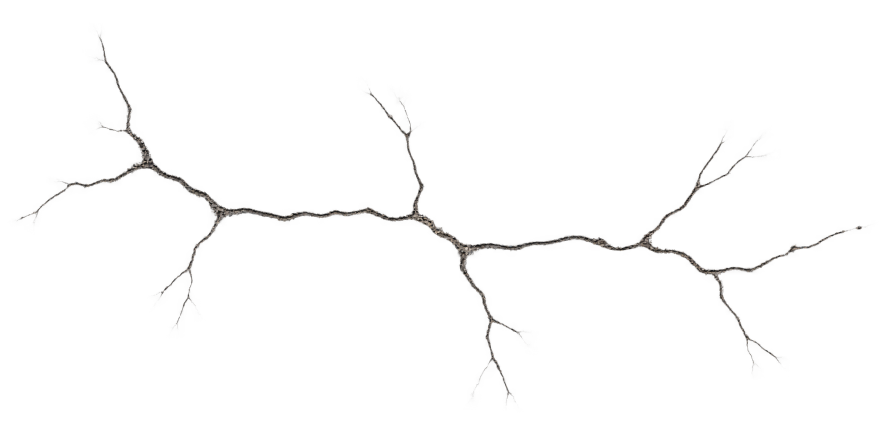
#> input picture assets/road/generated/concrete_crack_branch_ai_v2.png, 1774 x 887 px, given in place of Concrete047A_8K-PNG_Color.png, which was not available (shown at 1/2 size)
$ python branch_crack_fixture.py --output out.png
#> lines starting #> are read from the running program, lines starting #| are printed output that depends on the picture; after the words box and inside, x2 and y2 are one past the last pixel; in counts of white or black regions, pixels touching at a corner belong together; pictures that were not available may be replaced by others from this repository, and a replacement may not be noted
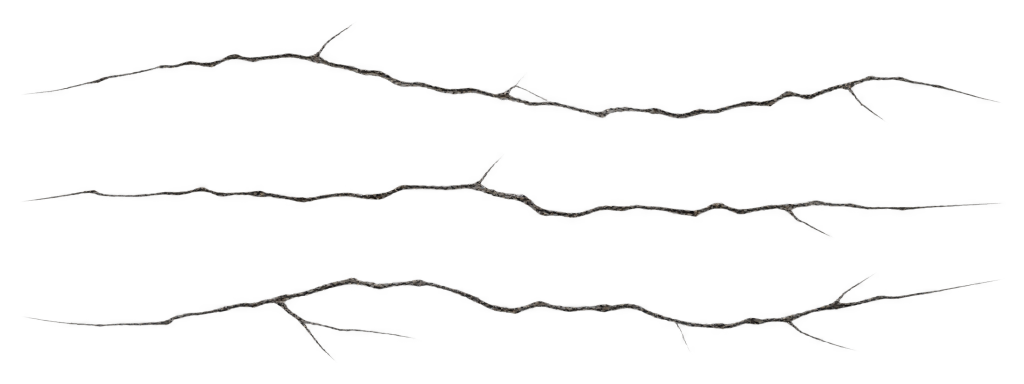
#> input picture assets/road/generated/concrete_cracks_ai_v1.png, 2048 x 768 px, given in place of Concrete047A_8K-PNG_NormalGL.png, which was not available (shown at 1/2 size)
### tools/concrete_quilt.py
# Copyright 2026 chubbyk-uu
# SPDX-License-Identifier: Apache-2.0
"""Low-resolution minimum-cut layout replayed at native texture scale.

Minimum-cut/overlap selection adapted from climbot_sim/tools/bake_wall_texture.py
(Apache-2.0). No dependency on the sibling checkout. This quilts the BACKGROUND,
never generates cracks. Full-resolution canvas is not allocated.
"""
import math
import json
from pathlib import Path
import cv2
import numpy as np

def minimum_cut(error):
    rows,columns=error.shape
    total=error.astype(np.float64).copy();back=np.zeros((rows,columns),np.int8)
    for row in range(1,rows):
        prev=total[row-1]
        options=np.vstack((np.r_[np.inf,prev[:-1]],prev,np.r_[prev[1:],np.inf]))
        choice=np.argmin(options,axis=0)
        back[row]=choice-1;total[row]+=options[choice,np.arange(columns)]
    seam=np.empty(rows,np.int32);seam[-1]=np.argmin(total[-1])
    for row in range(rows-2,-1,-1):seam[row]=seam[row+1]+back[row+1,seam[row+1]]
    return seam

class ConcreteQuilt:
    def __init__(self,source,lut,length,width,margin,source_width=2.1,seed=20260908,
                 guide_side=512,patch=320,overlap=96,candidates=32,feather=3,origin_x=0.):
#> called with lut = array of shape (256,), length = 5, width = 5, margin = 0, source_width = 2.1, seed = 20260908, guide_side = 512, patch = 320
        if not 0<overlap<patch<=guide_side or source_width<=0:
            raise ValueError('invalid quilting geometry')
        self.source=source;self.lut=lut;self.source_width=source_width
        self.guide_side=guide_side;self.patch=patch;self.overlap=overlap;self.seed=seed
        self.origin=(origin_x-margin,-width/2-margin)
        self.gsd=source_width/guide_side
        guide=cv2.resize(source,(guide_side,guide_side),interpolation=cv2.INTER_AREA)
        gray=lut[guide]@np.array([.2126,.7152,.0722],np.float32)
        self.guide_source=gray
        step=patch-overlap
        rows=max(1,math.ceil(((width+2*margin)/self.gsd-overlap)/step))
        cols=max(1,math.ceil(((length+2*margin)/self.gsd-overlap)/step))
        canvas=np.zeros((rows*step+overlap,cols*step+overlap),np.float32)
        rng=np.random.default_rng(seed);self.placements=[]
        for row in range(rows):
            for col in range(cols):
                top,left=row*step,col*step
                window=canvas[top:top+patch,left:left+patch]
                occupied=np.zeros((patch,patch),bool)
                if col:occupied[:,:overlap]=True
                if row:occupied[:overlap,:]=True
                offsets=rng.integers(0,guide_side-patch+1,size=(candidates,2))
                costs=[]
                for sy,sx in offsets:
                    delta=(gray[sy:sy+patch,sx:sx+patch]-window)[occupied]
                    costs.append(float(delta@delta))
                costs=np.array(costs);best=costs.min()
                pick=int(rng.choice(np.flatnonzero(costs<=best*1.1+1e-12)))
                sy,sx=map(int,offsets[pick]);block=gray[sy:sy+patch,sx:sx+patch]
                mask=np.ones((patch,patch),np.uint8)
                guard=min(overlap//4,math.ceil(feather*4)+1)
                if col:
                    error=(block[:,:overlap]-window[:,:overlap])**2
                    guard=min(overlap//4,math.ceil(feather*4)+1)
                    error[:,:guard]=np.inf;error[:,-guard:]=np.inf
                    cut=minimum_cut(error)
                    mask[:,:overlap]&=np.arange(overlap)[None,:]>=cut[:,None]
                if row:
                    error=((block[:overlap,:]-window[:overlap,:])**2).T
                    error[:,:guard]=np.inf;error[:,-guard:]=np.inf
                    cut=minimum_cut(error)
                    mask[:overlap,:]&=np.arange(overlap)[:,None]>=cut[None,:]
                alpha=cv2.GaussianBlur(mask.astype(np.float32),(0,0),feather,borderType=cv2.BORDER_REPLICATE) if feather else mask.astype(np.float32)
                alpha[~occupied]=1
                # Store quantized alpha, and use that exact alpha during layout/replay.
                alpha=np.uint8(np.clip(alpha*255+.5,0,255))
                af=alpha.astype(np.float32)/255
                window[:]=window*(1-af)+block*af
                self.placements.append(dict(top=top,left=left,sy=sy,sx=sx,alpha=alpha))
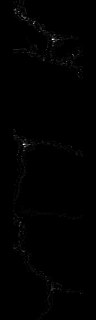
#> error: shape (320, 96) float32; 27.08% of the values are NaN or infinite; the others: min 0, max 0.361, mean 0.00224; drawn with min black, max white, NaN and infinite black
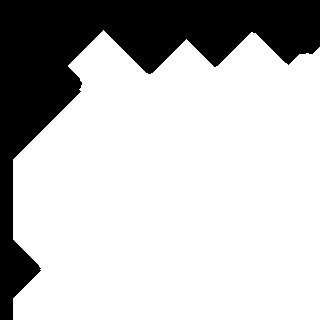
#> mask: shape (320, 320); values 0 (black) and 1 (white), 74.9% white; 1 black region, box (x1, y1, x2, y2) and area: (0, 0, 320, 320) 25703
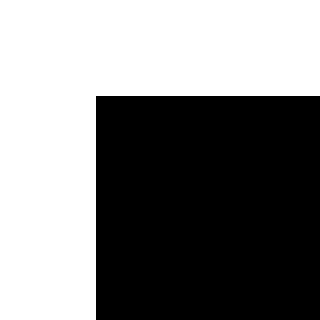
#> occupied: shape (320, 320) bool; 51% white; 1 black region, box (x1, y1, x2, y2) and area: (96, 96, 320, 320) 50176
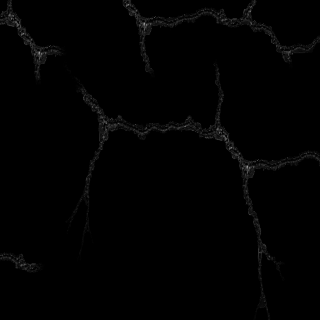
#> window: shape (320, 320) float32; min 0, max 0.601, mean 0.00719
#> after the loop, self.placements = 36 items
        self.guide=canvas
        self.feather=feather;self.candidates=candidates

    def sample(self,xs,ys,source=None,lut=None):
        # All PBR channels replay the exact color-derived placements and alpha masks.
        source=self.source if source is None else source
        lut=self.lut if lut is None else lut
        if source.shape!=self.source.shape:
            raise ValueError('quilt channels must share source dimensions and channels')
        xs=np.asarray(xs,dtype=np.float64);ys=np.asarray(ys,dtype=np.float64)
        gx=(xs-self.origin[0])/self.gsd
        gy=(ys-self.origin[1])/self.gsd
        if min(gx.min(),gy.min())<0 or gx.max()>=self.guide.shape[1] or gy.max()>=self.guide.shape[0]:
            raise ValueError('sampling outside quilt domain')
        rgb=np.zeros((len(ys),len(xs),3),np.float32)
        filled=np.zeros((len(ys),len(xs)),np.float32)
        ratio=self.source.shape[1]/self.guide_side
        for p in self.placements:
            xi=np.flatnonzero((gx>=p['left'])&(gx<p['left']+self.patch))
            yi=np.flatnonzero((gy>=p['top'])&(gy<p['top']+self.patch))
            if not len(xi) or not len(yi):continue
            sl=np.s_[yi[0]:yi[-1]+1,xi[0]:xi[-1]+1]
            # Pixel-centre convention is identical for guide and source.
            px,py=np.meshgrid(gx[xi]-p['left'],gy[yi]-p['top'])
            amx=np.float32(px-.5);amy=np.float32(py-.5)
            alpha=cv2.remap(p['alpha'],amx,amy,cv2.INTER_LINEAR,borderMode=cv2.BORDER_REPLICATE).astype(np.float32)/255
            # Never wrap a source border: each candidate lies wholly inside the source.
            u=np.float32((px+p['sx'])*ratio-.5)
            v=np.float32((py+p['sy'])*ratio-.5)
            color=cv2.remap(source,u,v,cv2.INTER_LINEAR,borderMode=cv2.BORDER_REPLICATE)
            rgb[sl]=rgb[sl]*(1-alpha[:,:,None])+lut[color]*alpha[:,:,None]
            filled[sl]=filled[sl]*(1-alpha)+alpha
        if np.any(filled<.99999):raise ValueError('quilt contains unfilled samples')
        return rgb

    def save(self,directory):
        directory=Path(directory);directory.mkdir()
        placements=[]
        for i,p in enumerate(self.placements):
            name=f'alpha_{i:04d}.png';cv2.imwrite(str(directory/name),p['alpha'])
            placements.append({**{k:v for k,v in p.items() if k!='alpha'},'alpha':name})
#> this loop made 36 passes
#> name on passes 1 to 8: 'alpha_0000.png', 'alpha_0001.png', 'alpha_0002.png', 'alpha_0003.png', 'alpha_0004.png', 'alpha_0005.png', 'alpha_0006.png', 'alpha_0007.png'
#> after the loop, placements = 36 items
        info=dict(method='minimum_error_patch_quilting',seed=self.seed,source_width_m=self.source_width,
                  guide_side=self.guide_side,guide_texel_m=self.gsd,patch_guide_pixels=self.patch,
                  overlap_guide_pixels=self.overlap,feather_sigma_guide_pixels=self.feather,
                  candidates=self.candidates,origin_xy_m=self.origin,placements=placements,
                  source_rotations=False,source_scaling='native physical 2.1m; translations only',
                  note='no fixed 2.1m wrapping; local content reuse remains possible')
#> info = 14 items
#> in prepare_crack, raw is the input picture: shape (768, 2048, 4); mean R, G, B, A 38, 36.6, 34.8, 6.8
        (directory/'layout.json').write_text(json.dumps(info,indent=2)+'\n')
        return {k:v for k,v in info.items() if k!='placements'}|{'patch_count':len(placements),'layout':'quilt/layout.json'}

### tools/bake_concrete_road.py
#!/usr/bin/env python3
"""Metric baking of sourced concrete and AI-created defect decals. No procedural crack paths."""
import argparse
import hashlib
import json
import math
from pathlib import Path
import time
import cv2
import numpy as np
from scipy.ndimage import distance_transform_edt
from PIL import Image
from concrete_quilt import ConcreteQuilt
from road_materials import MATERIALS, DEFAULT_MATERIAL
from road_markings import paint as paint_markings, metadata as marking_metadata

ROOT=Path(__file__).resolve().parents[1]
CRACKS=ROOT/'assets/road/generated/concrete_cracks_ai_v1.png'
SPALLS=ROOT/'assets/road/generated/concrete_spalls_ai_v1.png'
LUT=np.where(np.arange(256)/255<=.04045,np.arange(256)/255/12.92,((np.arange(256)/255+.055)/1.055)**2.4).astype(np.float32)

def sha(path):
    h=hashlib.sha256()
    with open(path,'rb') as f:
        for block in iter(lambda:f.read(1048576),b''):h.update(block)
    return h.hexdigest()

def srgb(linear):
    return np.uint8(np.clip(np.where(linear<=.0031308,12.92*linear,1.055*np.maximum(linear,0)**(1/2.4)-.055)*255+.5,0,255))

def largest(mask):
    n,labels,stats,_=cv2.connectedComponentsWithStats(np.uint8(mask),8)
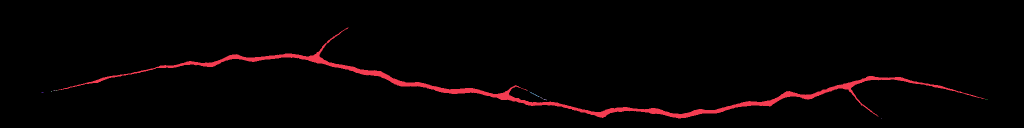
#> labels: shape (256, 2048) int32 (shown at 1/2 size); 14 distinct labels, from 0 to 13; one colour per label, 0 black
#> n = 14; stats = 14 rows, first 6: [0, 0, 2048, 256, 510243], [116, 55, 1853, 182, 13987], [107, 181, 3, 1, 3], [111, 180, 4, 1, 4], [1055, 181, 1, 1, 1], [102, 182, 2, 1, 2]
#> mask: shape (256, 2048) bool; 2.7% white; 13 white regions (11 under 20 px), largest, box (x1, y1, x2, y2) and area: (116, 55, 1969, 237) 13987, (1060, 184, 1079, 194) 24
    if n<2:raise ValueError('AI decal lacks foreground')
    return labels==(1+np.argmax(stats[1:,cv2.CC_STAT_AREA]))
#> returned value: shape (256, 2048) bool; 2.7% white; 1 white region, box (x1, y1, x2, y2) and area: (116, 55, 1969, 237) 13987

def prepare_crack(index,texel):
    raw=np.array(Image.open(CRACKS).convert('RGBA'))
    raw=raw[index*256:(index+1)*256]
    foreground=largest(raw[:,:,3]>=128)
    ys,xs=np.nonzero(foreground);box=(slice(ys.min(),ys.max()+1),slice(xs.min(),xs.max()+1))
#> after `ys, xs = np.nonzero(foreground)`: ys = 13987 values from 55 to 236; xs = 13987 values, max 1968 at index 9576, min 116 at index 7285, mean 1063.4
    raw=raw[box];foreground=foreground[box]
    # Centerlines and local width variation come exclusively from imagegen output.
    source_radius=distance_transform_edt(foreground)
    length=2.2+.2*index
    w=round(length/texel);h=round(.14/texel)
    stretched=cv2.resize(np.uint8(foreground)*255,(w,h),interpolation=cv2.INTER_NEAREST)
#> stretched: shape (560, 8800); 4.2% white; 1 white region, box (x1, y1, x2, y2) and area: (0, 0, 8800, 560) 204690
    skeleton=cv2.ximgproc.thinning(stretched)>0
#> skeleton: shape (560, 8800) bool; 0.21% white in thin lines or dots
    distance,nearest=distance_transform_edt(~skeleton,return_indices=True)
    measured_width=cv2.resize(np.float32(source_radius*2*.00016),(w,h))
    nominal_width=np.clip(measured_width,.0008,.002)
    radii=nominal_width[tuple(nearest)]/(2*texel)
    # Alpha coverage, preserving the image-derived trajectory while calibrating cross-section.
    alpha=np.clip(radii+.5-distance,0,1).astype(np.float32)
#> alpha: shape (560, 8800) float32
    # Retain imagegen's fine tonal variation, with a narrow core and antialiased concrete edge.
    color=cv2.resize(raw[:,:,:3],(w,h),interpolation=cv2.INTER_LINEAR)
#> color: shape (560, 8800, 3)
    gray=LUT[color].mean(axis=2)
#> gray: shape (560, 8800) float32
    edge=np.clip(distance/np.maximum(radii,1),0,1)
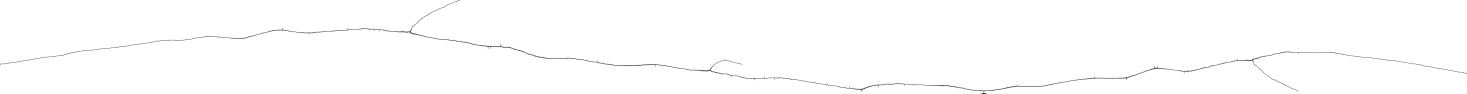
#> edge: shape (560, 8800) float64 (shown at 1/6 size); min 0, max 1, mean 0.995
    reflectance=np.clip(.025+.11*gray+.08*edge,.02,.22)
    rgb=np.repeat(reflectance[:,:,None],3,axis=2).astype(np.float32)
#> (the rest of the program and of its run is left out)
